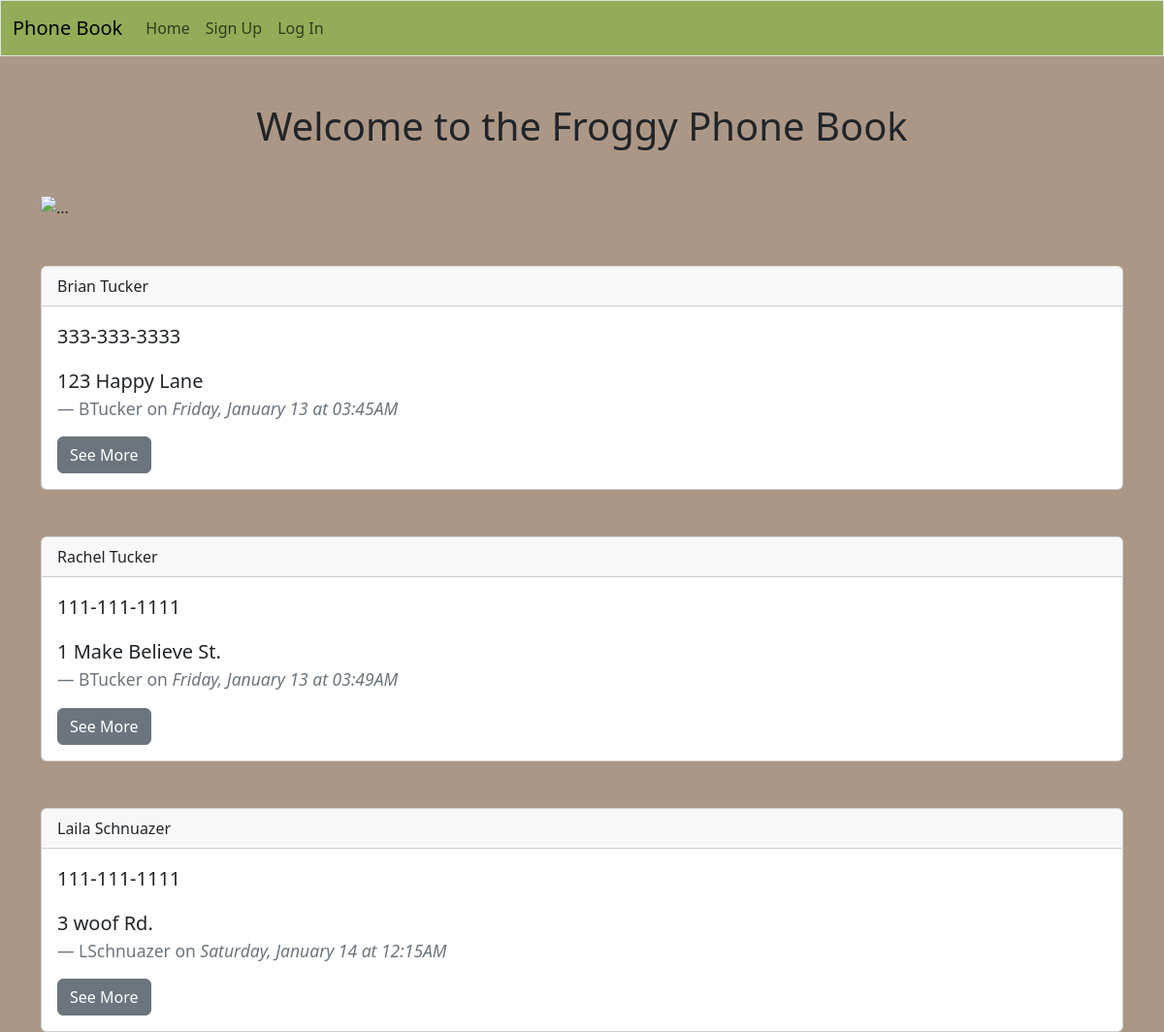
The page / on the database its author committed.
### app/models.py (models this page shows, shortened)
class Address(db.Model):
    id = db.Column(db.Integer, primary_key=True)
    first_name = db.Column(db.String(50), nullable=False)
    last_name = db.Column(db.String(50), nullable=False)
    phone_number = db.Column(db.String)
    address = db.Column(db.String)
    date_created=db.Column(db.DateTime, nullable=False, default=datetime.utcnow)
    user_id=db.Column(db.Integer, db.ForeignKey('user.id')) #references user(id)

class User(db.Model, UserMixin):
    id = db.Column(db.Integer, primary_key=True)
    first_name = db.Column(db.String(50), nullable=False)
    last_name = db.Column(db.String(50), nullable=False)
    email = db.Column(db.String(50), nullable=False, unique=True)
    username = db.Column(db.String(50), nullable=False, unique=True)
    password = db.Column(db.String(256), nullable=False)
    date_created = db.Column(db.DateTime, nullable=False, default=datetime.utcnow)
    addresses = db.relationship('Address', backref='author', lazy='dynamic')

### app/routes.py (the view)
@app.route('/')
def index():
    addresses = Address.query.all()
    return render_template('index.html', addresses=addresses)

### app/templates/index.html (shortened to what this page needs)
{% extends 'base.html' %}
{% block content %}
{% if current_user.is_authenticated %}
    <h1 class="text-center mt-5 mb-5">Welcome Back, {{ current_user.username }}!</h1>
    <img src="https://m.media-amazon.com/images/I/41pzwhOAL-L._AC_SY780_.jpg" class="mx-auto d-block" alt="...">
{% else %}
    <h1 class="text-center mt-5">Welcome to the Froggy Phone Book</h1>
    <img src="https://m.media-amazon.com/images/I/41pzwhOAL-L._AC_SY780_.jpg" class="mx-auto d-block mt-5" alt="...">
{% endif %}
{% for address in addresses %}
    <div class="card mt-5">
        <div class="card-header">
        {{ address.first_name }} {{ address.last_name }}
        </div>
        <div class="card-body">
        <blockquote class="blockquote mb-0">
            <p>{{ address.phone_number }}</p>
            <p>{{ address.address }}</p>
            <footer class="blockquote-footer">{{ address.author.username }} on
                <cite title="Source Title">{{ address.date_created.strftime('%A, %B %d at %I:%M%p') }}</cite>
            </footer>
        </blockquote>
        <a href="{{ url_for('get_address', address_id=address.id) }}" class="btn btn-secondary mt-3">See More</a>
        </div>
    </div>
{% endfor %}
{% endblock %}

### rows shown on the page
Address: first_name "Brian", last_name "Tucker", phone_number "333-333-3333", address "123 Happy Lane", author.username "BTucker", date_created "Friday, January 13 at 03:45AM"
Address: first_name "Rachel", last_name "Tucker", phone_number "111-111-1111", address "1 Make Believe St.", author.username "BTucker", date_created "Friday, January 13 at 03:49AM"
Address: first_name "Laila", last_name "Schnuazer", phone_number "111-111-1111", address "3 woof Rd.", author.username "LSchnuazer", date_created "Saturday, January 14 at 12:15AM"
